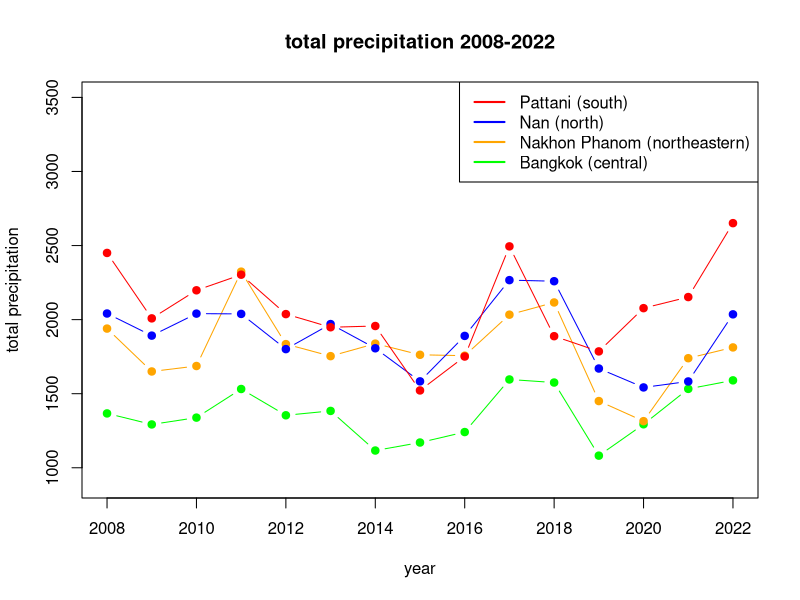
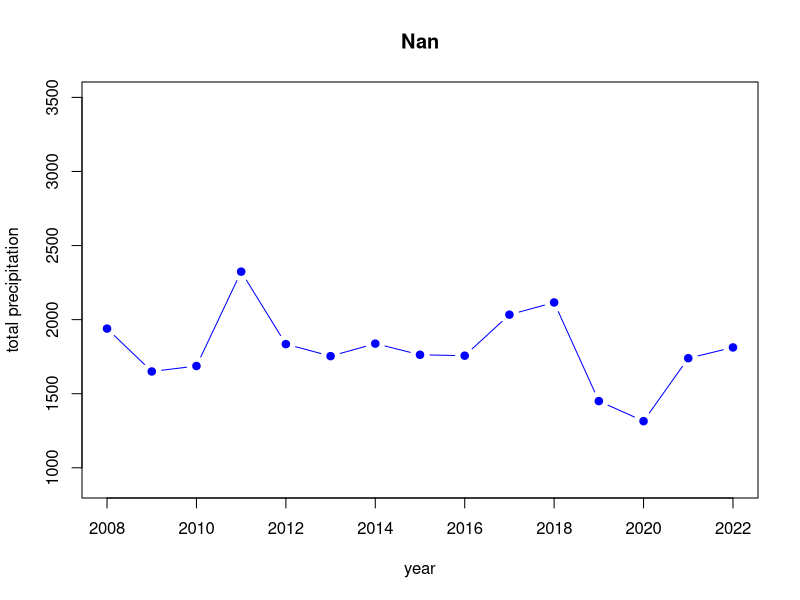
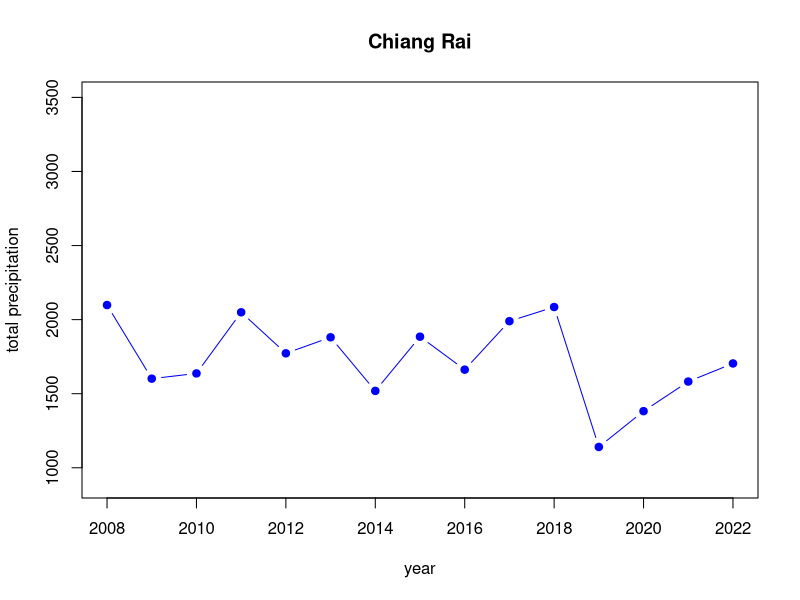
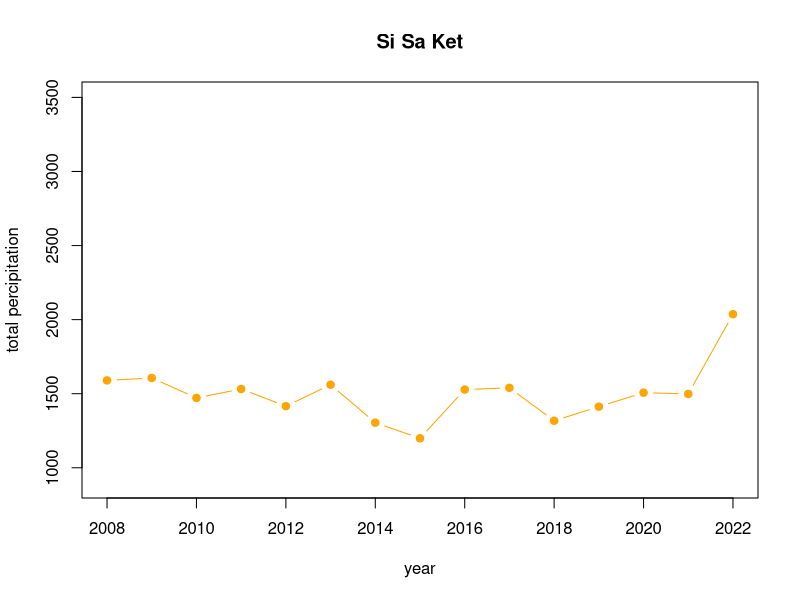
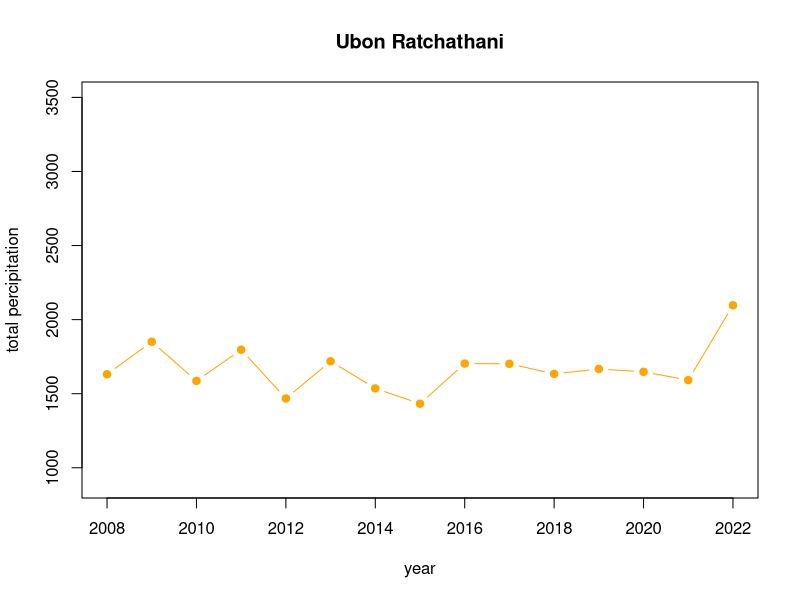
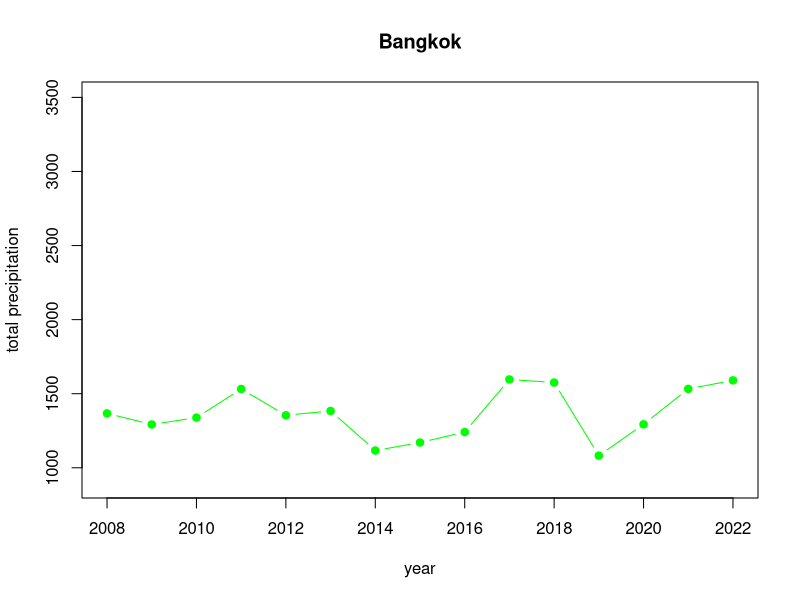
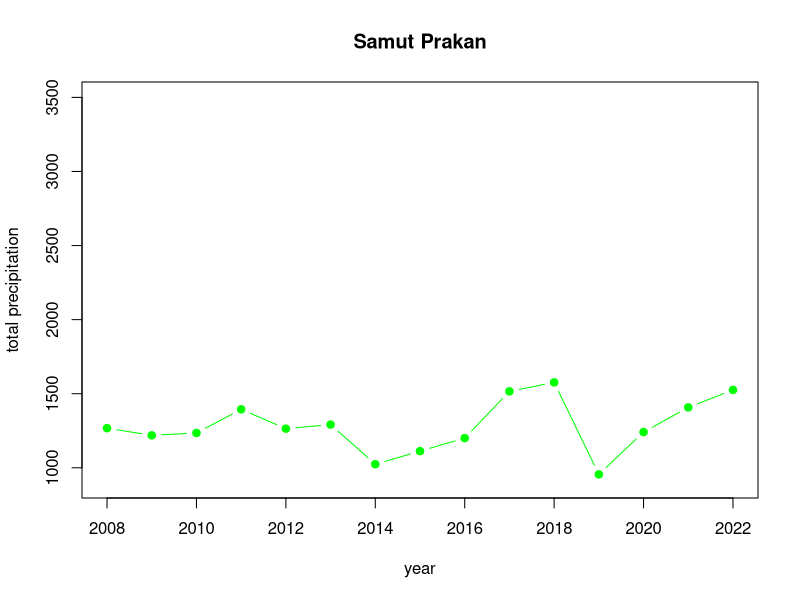
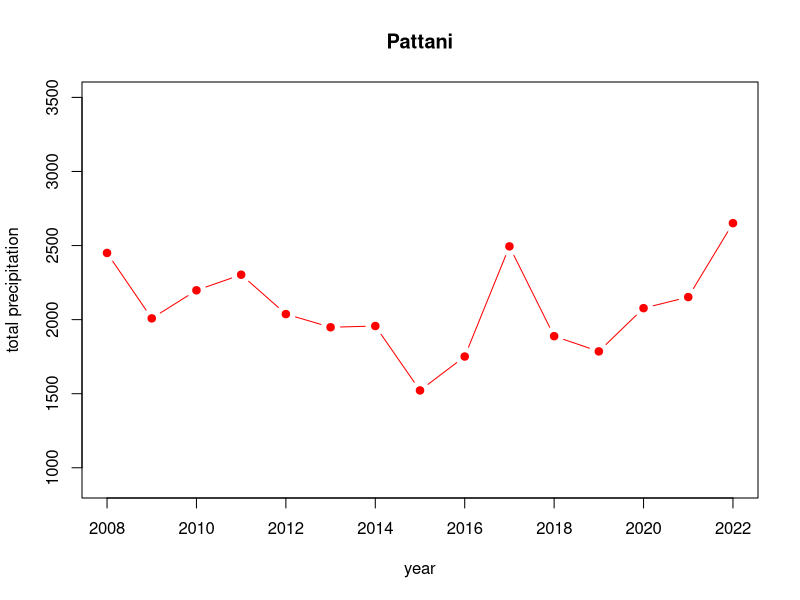

These figures' R source, in order:
## ---- chunk 1
install.packages("readxl")
library(readxl)
## ---- chunk 2
daymin <- read_excel("Thailand.xlsx",sheet = "era5_t2m_daymin_annual_Thailand")
daymin
## ---- chunk 3
daymax <- read_excel("Thailand.xlsx",sheet = "era5_t2m_daymax_annual_Thailand")
daymax
## ---- chunk 4
tp <- read_excel("Thailand.xlsx",sheet = "era5_tp(mm)_annual_Thailand")
tp
## ---- chunk 5
Gideon <- read_excel("Dengue_Data.xlsx",sheet = "Gideon")
Gideon
## ---- chunk 6
tp_sorted = tp[order(tp$`2022`, decreasing = TRUE), ]
tp_sorted
## ---- chunk 7
#sub districts with Highest Precipitation
tp_highest = head(tp_sorted)
tp_highest_list = tp_highest$ADM1_EN
tp_highest_list
## ---- chunk 8
#sub districts with Lowest Precipitation
tp_lowest = tail(tp_sorted) 
tp_lowest_list = tp_lowest$ADM1_EN
tp_lowest_list
## ---- chunk 9
daymax_sorted = daymax[order(daymax$`2022`, decreasing = TRUE), ]
daymax_sorted
## ---- chunk 10
#sub districts with Highest max Temperature
daymax_highest = head(daymax_sorted)
daymax_highest_list = daymax_highest$ADM1_EN
daymax_highest_list
## ---- chunk 11
#sub districts with Lowest max temperature
daymax_lowest = tail(daymax_sorted) 
daymax_lowest_list = daymax_lowest$ADM1_EN
daymax_lowest_list
## ---- chunk 12
daymin_sorted = daymin[order(daymin$`2022`, decreasing = TRUE), ]
daymin_sorted
## ---- chunk 13
#sub districts with Highest min temperature
daymin_highest = head(daymin_sorted)
daymin_highest_list = daymin_highest$ADM1_EN
daymin_highest_list
daymin_highest

## ---- chunk 14
#sub districts with Lowest min temperature
daymin_lowest = tail(daymin_sorted) 
daymin_lowest_list = daymin_lowest$ADM1_EN
daymin_lowest_list
## ---- chunk 15
temp_highest = unique(c(daymax_highest_list, daymin_highest_list))
temp_highest
## ---- chunk 16
temp_lowest = unique(c(daymax_lowest_list, daymin_lowest_list))
temp_lowest
## ---- chunk 17
temp_highest
## ---- chunk 18
temp_lowest
## ---- chunk 19
tp_highest_list
## ---- chunk 20
tp_lowest_list
## ---- chunk 21
province_names = daymax[,2]
province_names[27,1] = "Bungkan"
province_names
## ---- chunk 22
#Mean over years 2008-2022 per province
tp_mean = apply(tp[,5:19], 1, mean)
tp_province_mean = cbind(province_names, tp_mean)
tp_province_mean

#Mean Min and Max Temperature per province
daymin_mean = apply(daymin[,5:19], 1, mean)
daymax_mean = apply(daymax[,5:19], 1, mean)

#Creation of a new dataframe with daymin and daymay per province
daymin_province_mean = cbind(daymin_mean, daymax_mean)
Temp_min_max = cbind(province_names, daymin_province_mean) 
Temp_min_max
## ---- chunk 23
meantemp = apply(Temp_min_max[,2:3], 1, mean)
temp_mean =  cbind(province_names, meantemp)
temp_mean
## ---- chunk 24
highest_meantemp = temp_mean[head(order(temp_mean[,2], decreasing = TRUE)),]
highest_meantemp
highest_meantemp_provinces = highest_meantemp[,1]
highest_meantemp_provinces
## ---- chunk 25
lowest_meantemp = temp_mean[tail(order(temp_mean[,2], decreasing = TRUE)),]
lowest_meantemp
lowest_meantemp_provinces = lowest_meantemp[,1]
lowest_meantemp_provinces
## ---- chunk 26
#mean of each province over all years
mean_tp = apply(tp[,5:19], 1, mean)
#add name of the provinces to the data frame
mean_tp = cbind(province_names, mean_tp)
colnames(mean_tp) = c("AMD1_EN", "meantp")
## ---- chunk 27
#sort the provinces by mean total precipitation
mean_tp[order(mean_tp[,2], decreasing = TRUE),]

#Show 6 provinces each with highest and lowest total precipitation 
highest_meantp = head(mean_tp[order(mean_tp[,2], decreasing = TRUE),])
lowest_meantp  = head(mean_tp[order(mean_tp[,2], decreasing = FALSE),])

#show the provinces together with their mean total precipitation
highest_meantp
lowest_meantp
## ---- chunk 28
provinces_north = list("Chiang Mai", "Chiang Rai", "Lampang", "Lamphun", "Mae Hong Son", "Nan", "Phayao", "Phrae", "Uttaradit")

provinces_northeastern = list("Amnat Charoen", "Bungkan", "Buri Ram", "Chaiyaphum", "Kalasin", "Khon Kaen", "Loei", "Maha Sarakham", "Mukdahan", "Nakhon Phanom", "Nakhon Ratchasima", "Nong Bua Lam Phu", "Nong Khai", "Roi Et", "Sakon Nakhon", "Si Sa Ket", "Surin", "Ubon Ratchathani", "Udon Thani", "Yasothon")

provinces_south = list("Chumphon", "Krabi", "Nakhon Si Thammarat", "Narathiwat", "Pattani", "Phangnga", "Phatthalung", "Phuket", "Ranong", "Satun", "Songkhla", "Surat Thani", "Trang", "Yala")

provinces_central = list("Ang Thong", "Chachoengsao", "Chai Nat", "Chanthaburi", "Chon Buri", "Kamphaeng Phet", "Kanchanaburi", "Lop Buri", "Nakhon Nayok", "Nakhon Pathom", "Nakhon Sawan", "Nonthaburi", "Pathum Thani", "Phetchabun", "Phetchaburi", "Phichit", "Phitsanulok", "Phra Nakhon Si Ayutthaya", "Prachin Buri", "Prachuap Khiri Khan", "Ratchaburi", "Rayong", "Sa Keao", "Samut Prakan", "Samut Sakhon", "Samut Songkhram", "Saraburi", "Sing Buri", "Sukhothai", "Suphan Buri", "Tak", "Trat", "Uthai Thani")
## ---- chunk 29
#provinces in North Thailand
lowest_meantemp_provinces[which(lowest_meantemp_provinces %in% provinces_north)]

#provinces in Northeastern Thailand
lowest_meantemp_provinces[which(lowest_meantemp_provinces %in% provinces_northeastern)]

#provinces in Central Thailand
lowest_meantemp_provinces[which(lowest_meantemp_provinces%in% provinces_central)]

#provinces in South Thailand
lowest_meantemp_provinces[which(lowest_meantemp_provinces %in% provinces_south)]
## ---- chunk 30
#provinces in North Thailand
highest_meantemp_provinces[which(highest_meantemp_provinces %in% provinces_north)]

#provinces in Northeastern Thailand
highest_meantemp_provinces[which(highest_meantemp_provinces %in% provinces_northeastern)]

#provinces in Central Thailand
highest_meantemp_provinces[which(highest_meantemp_provinces%in% provinces_central)]

#provinces in South Thailand
highest_meantemp_provinces[which(highest_meantemp_provinces %in% provinces_south)]
## ---- chunk 31
#provinces in North Thailand
temp_highest[which(temp_highest %in% provinces_north)]

#provinces in Northeastern Thailand
temp_highest[which(temp_highest %in% provinces_northeastern)]

#provinces in Central Thailand
temp_highest[which(temp_highest %in% provinces_central)]

#provinces in South Thailand
temp_highest[which(temp_highest %in% provinces_south)]
## ---- chunk 32
#provinces in North Thailand
temp_lowest[which(temp_lowest %in% provinces_north)]

#provinces in Northeastern Thailand
temp_lowest[which(temp_lowest %in% provinces_northeastern)]

#provinces in Central Thailand
temp_lowest[which(temp_lowest %in% provinces_central)]

#provinces in South Thailand
temp_lowest[which(temp_lowest %in% provinces_south)]
## ---- chunk 33
#provinces in North Thailand
tp_highest_list[which(tp_highest_list %in% provinces_north)]

#provinces in Northeastern Thailand
tp_highest_list[which(tp_highest_list %in% provinces_northeastern)]

#provinces in Central Thailand
tp_highest_list[which(tp_highest_list %in% provinces_central)]

#provinces in South Thailand
tp_highest_list[which(tp_highest_list %in% provinces_south)]
## ---- chunk 34
#provinces in North Thailand
tp_lowest_list[which(tp_lowest_list %in% provinces_north)]

#provinces in Northeastern Thailand
tp_lowest_list[which(tp_lowest_list %in% provinces_northeastern)]

#provinces in Central Thailand
tp_lowest_list[which(tp_lowest_list %in% provinces_central)]

#provinces in South Thailand
tp_lowest_list[which(tp_lowest_list %in% provinces_south)]
## ---- chunk 35
plot(x = colnames(tp[,5:19]), y = tp[1,5:19], type = "b", pch = 19, col = "green", xlab = "year", ylab = "total precipitation", main = "total precipitation 2008-2022", ylim = c(900,3500)); lines(colnames(tp[,5:19]), tp[44,5:19], type = "b", pch = 19, col = "orange");  lines(colnames(tp[,5:19]), tp[37,5:19], type = "b", pch = 19, col = "blue"); lines(colnames(tp[,5:19]), tp[75,5:19], type = "b", pch = 19, col = "red"); 

legend(x = "topright",          
       legend = c("Pattani (south)", "Nan (north)", "Nakhon Phanom (northeastern)", "Bangkok (central)"),  
       lty = c(1),           
       col = c(col= "red",col="blue",col="orange", col="green"),           
       lwd = 2)     
## ---- chunk 36
##total precipitation in different parts of thailands (directions based on "map_provinces")

#north
plot(x = colnames(tp[,5:19]), y = tp[44,5:19], type = "b", pch = 19, col="blue", ylim = c(900,3500), xlab = "year", ylab = "total precipitation", main = tp[44,2])
plot(x = colnames(tp[,5:19]), y = tp[46,5:19], type = "b", pch = 19, col="blue", ylim = c(900,3500), xlab = "year", ylab = "total precipitation", main = tp[46,2])

#northeastern
plot(x = colnames(tp[,5:19]), y = tp[22,5:19], type = "b", pch = 19, col="orange", ylim = c(900,3500), xlab = "year", ylab = "total percipitation", main = tp[22,2])
plot(x = colnames(tp[,5:19]), y = tp[23,5:19], type = "b", pch = 19, col="orange", ylim = c(900,3500), xlab = "year", ylab = "total percipitation", main = tp[23,2])

#central
plot(x = colnames(tp[,5:19]), y = tp[1,5:19], type = "b", pch = 19, col="green", ylim = c(900,3500), xlab = "year", ylab = "total precipitation", main = tp[1,2])
plot(x = colnames(tp[,5:19]), y = tp[2,5:19], type = "b", pch = 19, col="green", ylim = c(900,3500), xlab = "year", ylab = "total precipitation", main = tp[2,2])

#south
plot(x = colnames(tp[,5:19]), y = tp[75,5:19], type = "b", pch = 19, col="red", ylim = c(900,3500), xlab = "year", ylab = "total precipitation", main = tp[75,2])
plot(x = colnames(tp[,5:19]), y = tp[70,5:19], type = "b", pch = 19, col="red", ylim = c(900,3500), xlab = "year", ylab = "total precipitation", main = tp[70,2])

## ---- chunk 37
hist(tp$"2008", ylim=c(0,20), breaks=15, main = colnames(tp[,5]), xlab = "total precipitation")
hist(tp$"2009", ylim=c(0,20), breaks=15, main = colnames(tp[,6]), xlab = "total precipitation")
hist(tp$"2010", ylim=c(0,20), breaks=15, main = colnames(tp[,7]), xlab = "total precipitation")
hist(tp$"2011", ylim=c(0,20), breaks=15, main = colnames(tp[,8]), xlab = "total precipitation")
hist(tp$"2012", ylim=c(0,20), breaks=15, main = colnames(tp[,9]), xlab = "total precipitation")
hist(tp$"2013", ylim=c(0,20), breaks=15, main = colnames(tp[,10]), xlab = "total precipitation")
hist(tp$"2014", ylim=c(0,20), breaks=15, main = colnames(tp[,11]), xlab = "total precipitation")
hist(tp$"2015", ylim=c(0,20), breaks=15, main = colnames(tp[,12]), xlab = "total precipitation")
hist(tp$"2016", ylim=c(0,20), breaks=15, main = colnames(tp[,13]), xlab = "total precipitation")
hist(tp$"2017", ylim=c(0,20), breaks=15, main = colnames(tp[,14]), xlab = "total precipitation")
hist(tp$"2018", ylim=c(0,20), breaks=15, main = colnames(tp[,15]), xlab = "total precipitation")
hist(tp$"2019", ylim=c(0,20), breaks=15, main = colnames(tp[,16]), xlab = "total precipitation")
hist(tp$"2020", ylim=c(0,20), breaks=15, main = colnames(tp[,17]), xlab = "total precipitation")
hist(tp$"2021", ylim=c(0,20), breaks=15, main = colnames(tp[,18]), xlab = "total precipitation")
hist(tp$"2022", ylim=c(0,20), breaks=15, main = colnames(tp[,19]), xlab = "total precipitation")
## ---- chunk 38
#load Dengue cases and death
countries_cases = read_excel("Dengue_Data.xlsx", sheet = "Dengue_cases")
countries_death = read_excel("Dengue_Data.xlsx", sheet = "Denge_deaths")


#clean data just for Thailand
cases = countries_cases[,c(1,3)]
death = countries_death[,c(1,3)]


#plot to see cases and death numbers over time
plot(cases, type = "b", pch = 19, main = "Dengue cases Thailand"); plot(death, type = "b", pch = 19, main = "Dengue deaths Thailand") 
